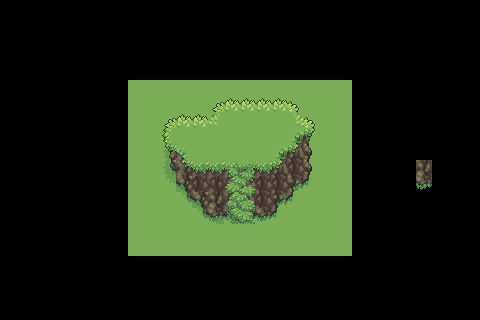

Below is a game level as drawn by its tile map, then a one-line description and the .tmx file that defines it, in full:
An orthogonal 30x20 tile map with 16x16 px tiles, 3 tile layers (ground, shadow, elevated_space), 3 tilesets.

<map version="1.10" tiledversion="1.12.2" orientation="orthogonal" renderorder="right-down" width="30" height="20" tilewidth="16" tileheight="16" infinite="0" nextlayerid="5" nextobjectid="1">
 <tileset firstgid="1" source="Ground_grass.tsx" />
 <tileset firstgid="652" source="spots_rock.tsx" />
 <tileset firstgid="1135" source="stairs_grass.tsx" />
 <layer id="2" name="ground" width="30" height="20">
  <data encoding="csv">
0,0,0,0,0,0,0,0,0,0,0,0,0,0,0,0,0,0,0,0,0,0,0,0,0,0,0,0,0,0,
0,0,0,0,0,0,0,0,0,0,0,0,0,0,0,0,0,0,0,0,0,0,0,0,0,0,0,0,0,0,
0,0,0,0,0,0,0,0,0,0,0,0,0,0,0,0,0,0,0,0,0,0,0,0,0,0,0,0,0,0,
0,0,0,0,0,0,0,0,0,0,0,0,0,0,0,0,0,0,0,0,0,0,0,0,0,0,0,0,0,0,
0,0,0,0,0,0,0,0,0,0,0,0,0,0,0,0,0,0,0,0,0,0,0,0,0,0,0,0,0,0,
0,0,0,0,0,0,0,0,528,528,528,528,528,528,528,528,528,528,528,528,528,528,0,0,0,0,0,0,0,0,
0,0,0,0,0,0,0,0,528,528,528,528,528,528,528,528,528,528,528,528,528,528,0,0,0,0,0,0,0,0,
0,0,0,0,0,0,0,0,528,528,528,528,528,528,528,528,528,528,528,528,528,528,0,0,0,0,0,0,0,0,
0,0,0,0,0,0,0,0,528,528,528,528,528,528,528,528,528,528,528,528,528,528,0,0,0,0,0,0,0,0,
0,0,0,0,0,0,0,0,528,528,528,528,528,528,528,528,528,528,528,528,528,528,0,0,0,0,0,0,0,0,
0,0,0,0,0,0,0,0,528,528,528,528,528,528,528,528,528,528,528,528,528,528,0,0,0,0,0,0,0,0,
0,0,0,0,0,0,0,0,528,528,528,528,528,528,528,528,528,528,528,528,528,528,0,0,0,0,0,0,0,0,
0,0,0,0,0,0,0,0,528,528,528,528,528,528,528,528,528,528,528,528,528,528,0,0,0,0,0,0,0,0,
0,0,0,0,0,0,0,0,528,528,528,528,528,528,528,528,528,528,528,528,528,528,0,0,0,0,0,0,0,0,
0,0,0,0,0,0,0,0,528,528,528,528,528,528,528,528,528,528,528,528,528,528,0,0,0,0,0,0,0,0,
0,0,0,0,0,0,0,0,528,528,528,528,528,528,528,528,528,528,528,528,528,528,0,0,0,0,0,0,0,0,
0,0,0,0,0,0,0,0,0,0,0,0,0,0,0,0,0,0,0,0,0,0,0,0,0,0,0,0,0,0,
0,0,0,0,0,0,0,0,0,0,0,0,0,0,0,0,0,0,0,0,0,0,0,0,0,0,0,0,0,0,
0,0,0,0,0,0,0,0,0,0,0,0,0,0,0,0,0,0,0,0,0,0,0,0,0,0,0,0,0,0,
0,0,0,0,0,0,0,0,0,0,0,0,0,0,0,0,0,0,0,0,0,0,0,0,0,0,0,0,0,0
</data>
 </layer>
 <layer id="4" name="shadow" width="30" height="20">
  <data encoding="csv">
0,0,0,0,0,0,0,0,0,0,0,0,0,0,0,0,0,0,0,0,0,0,0,0,0,0,0,0,0,0,
0,0,0,0,0,0,0,0,0,0,0,0,0,0,0,0,0,0,0,0,0,0,0,0,0,0,0,0,0,0,
0,0,0,0,0,0,0,0,0,0,0,0,0,0,0,0,0,0,0,0,0,0,0,0,0,0,0,0,0,0,
0,0,0,0,0,0,0,0,0,0,0,0,0,0,0,0,0,0,0,0,0,0,0,0,0,0,0,0,0,0,
0,0,0,0,0,0,0,0,0,0,0,0,0,0,0,0,0,0,0,0,0,0,0,0,0,0,0,0,0,0,
0,0,0,0,0,0,0,0,0,0,0,0,0,0,0,0,0,0,0,0,0,0,0,0,0,0,0,0,0,0,
0,0,0,0,0,0,0,0,0,0,0,0,0,0,0,0,0,0,0,0,0,0,0,0,0,0,0,0,0,0,
0,0,0,0,0,0,0,0,0,0,0,0,0,0,0,0,0,0,0,0,0,0,0,0,0,0,0,0,0,0,
0,0,0,0,0,0,0,0,0,0,476,0,0,0,0,0,0,0,0,0,0,0,0,0,0,0,0,0,0,0,
0,0,0,0,0,0,0,0,0,0,476,0,0,0,0,0,0,0,0,0,0,0,0,0,0,0,0,0,0,0,
0,0,0,0,0,0,0,0,0,0,476,0,0,0,0,0,0,0,0,0,0,0,0,0,0,0,0,0,0,0,
0,0,0,0,0,0,0,0,0,0,497,477,0,0,0,0,0,0,0,0,0,0,0,0,0,0,0,0,0,0,
0,0,0,0,0,0,0,0,0,0,0,497,477,0,0,0,0,0,0,0,0,0,0,0,0,0,0,0,0,0,
0,0,0,0,0,0,0,0,0,0,0,0,497,459,0,0,0,0,0,0,0,0,0,0,0,0,0,0,0,0,
0,0,0,0,0,0,0,0,0,0,0,0,0,0,0,0,0,0,0,0,0,0,0,0,0,0,0,0,0,0,
0,0,0,0,0,0,0,0,0,0,0,0,0,0,0,0,0,0,0,0,0,0,0,0,0,0,0,0,0,0,
0,0,0,0,0,0,0,0,0,0,0,0,0,0,0,0,0,0,0,0,0,0,0,0,0,0,0,0,0,0,
0,0,0,0,0,0,0,0,0,0,0,0,0,0,0,0,0,0,0,0,0,0,0,0,0,0,0,0,0,0,
0,0,0,0,0,0,0,0,0,0,0,0,0,0,0,0,0,0,0,0,0,0,0,0,0,0,0,0,0,0,
0,0,0,0,0,0,0,0,0,0,0,0,0,0,0,0,0,0,0,0,0,0,0,0,0,0,0,0,0,0
</data>
 </layer>
 <layer id="1" name="elevated_space" width="30" height="20">
  <data encoding="csv">
0,0,0,0,0,0,0,0,0,0,0,0,0,0,0,0,0,0,0,0,0,0,0,0,0,0,0,0,0,0,
0,0,0,0,0,0,0,0,0,0,0,0,0,0,0,0,0,0,0,0,0,0,0,0,0,0,0,0,0,0,
0,0,0,0,0,0,0,0,0,0,0,0,0,0,0,0,0,0,0,0,0,0,0,0,0,0,0,0,0,0,
0,0,0,0,0,0,0,0,0,0,0,0,0,0,0,0,0,0,0,0,0,0,0,0,0,0,0,0,0,0,
0,0,0,0,0,0,0,0,0,0,0,0,0,0,0,0,0,0,0,0,0,0,0,0,0,0,0,0,0,0,
0,0,0,0,0,0,0,0,0,0,0,0,0,0,0,0,0,0,0,0,0,0,0,0,0,0,0,0,0,0,
0,0,0,0,0,0,0,0,0,0,0,0,0,506,507,507,507,507,508,0,0,0,0,0,0,0,0,0,0,0,
0,0,0,0,0,0,0,0,0,0,506,507,507,594,528,528,528,528,593,508,0,0,0,0,0,0,0,0,0,0,
0,0,0,0,0,0,0,0,0,0,527,528,528,528,1365,1365,528,528,1010,1017,0,0,0,0,0,0,0,0,0,0,
0,0,0,0,0,0,0,0,0,0,1013,1012,528,528,528,528,528,1010,1102,972,0,0,0,0,0,0,0,0,0,0,
0,0,0,0,0,0,0,0,0,0,926,1104,26,26,1158,1159,26,1102,34,972,0,0,0,0,0,0,804,0,0,0,
0,0,0,0,0,0,0,0,0,0,0,772,34,35,1179,1180,34,34,770,851,0,0,0,0,0,0,764,0,0,0,
0,0,0,0,0,0,0,0,0,0,0,847,772,804,1200,1201,34,678,851,0,0,0,0,0,0,0,0,0,0,0,
0,0,0,0,0,0,0,0,0,0,0,0,847,764,1221,1222,764,851,0,0,0,0,0,0,0,0,0,0,0,0,
0,0,0,0,0,0,0,0,0,0,0,0,0,0,0,0,0,0,0,0,0,0,0,0,0,0,0,0,0,0,
0,0,0,0,0,0,0,0,0,0,0,0,0,0,0,0,0,0,0,0,0,0,0,0,0,0,0,0,0,0,
0,0,0,0,0,0,0,0,0,0,0,0,0,0,0,0,0,0,0,0,0,0,0,0,0,0,0,0,0,0,
0,0,0,0,0,0,0,0,0,0,0,0,0,0,0,0,0,0,0,0,0,0,0,0,0,0,0,0,0,0,
0,0,0,0,0,0,0,0,0,0,0,0,0,0,0,0,0,0,0,0,0,0,0,0,0,0,0,0,0,0,
0,0,0,0,0,0,0,0,0,0,0,0,0,0,0,0,0,0,0,0,0,0,0,0,0,0,0,0,0,0
</data>
 </layer>
</map>
